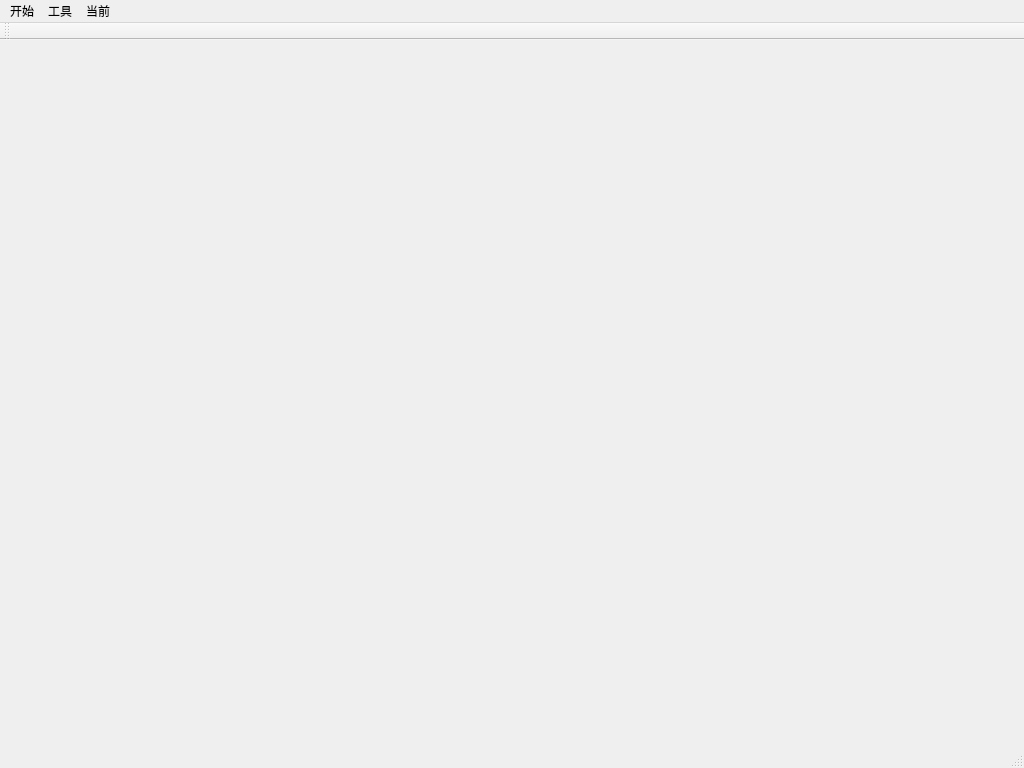
<?xml version="1.0" encoding="UTF-8"?>
<ui version="4.0">
 <class>MainWindow</class>
 <widget class="QMainWindow" name="MainWindow">
  <property name="geometry">
   <rect>
    <x>0</x>
    <y>0</y>
    <width>1024</width>
    <height>768</height>
   </rect>
  </property>
  <property name="windowTitle">
   <string>DDBM文件系统</string>
  </property>
  <widget class="QWidget" name="centralWidget">
   <property name="enabled">
    <bool>true</bool>
   </property>
   <layout class="QHBoxLayout" name="horizontalLayout"/>
  </widget>
  <widget class="QMenuBar" name="menuBar">
   <property name="geometry">
    <rect>
     <x>0</x>
     <y>0</y>
     <width>1024</width>
     <height>22</height>
    </rect>
   </property>
   <widget class="QMenu" name="menuStart">
    <property name="title">
     <string>开始</string>
    </property>
    <widget class="QMenu" name="menuRemove">
     <property name="title">
      <string>移除设备</string>
     </property>
    </widget>
    <addaction name="insertDevAct"/>
    <addaction name="menuRemove"/>
   </widget>
   <widget class="QMenu" name="menuTool">
    <property name="title">
     <string>工具</string>
    </property>
    <addaction name="importFileAct"/>
    <addaction name="parmSetAct"/>
    <addaction name="formatDevAct"/>
   </widget>
   <widget class="QMenu" name="menuStatus">
    <property name="title">
     <string>当前</string>
    </property>
    <addaction name="detailStatusAct"/>
    <addaction name="separator"/>
   </widget>
   <addaction name="menuStart"/>
   <addaction name="menuTool"/>
   <addaction name="menuStatus"/>
  </widget>
  <widget class="QToolBar" name="mainToolBar">
   <attribute name="toolBarArea">
    <enum>TopToolBarArea</enum>
   </attribute>
   <attribute name="toolBarBreak">
    <bool>false</bool>
   </attribute>
  </widget>
  <widget class="QStatusBar" name="statusBar"/>
  <action name="parmSetAct">
   <property name="text">
    <string>格式化设置</string>
   </property>
   <property name="statusTip">
    <string>工具</string>
   </property>
  </action>
  <action name="formatDevAct">
   <property name="text">
    <string>格式化</string>
   </property>
  </action>
  <action name="insertDevAct">
   <property name="text">
    <string>插入设备</string>
   </property>
   <property name="statusTip">
    <string>开始 </string>
   </property>
  </action>
  <action name="importFileAct">
   <property name="text">
    <string>文件导入</string>
   </property>
  </action>
  <action name="detailStatusAct">
   <property name="text">
    <string>设备状态</string>
   </property>
   <property name="statusTip">
    <string>当前</string>
   </property>
  </action>
 </widget>
 <layoutdefault spacing="6" margin="11"/>
 <resources/>
 <connections/>
</ui>
